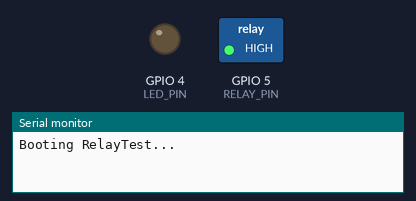
The sketch below on a simulated ESP8266 (NodeMCU). Parts: switched loads named in the sketch (green lamp = pin HIGH), output pins drawn as LEDs (lit = HIGH), the last lines printed to the serial monitor. WiFi joins after 1.5 s; servers stay silent unless stated.

Above: at 0.1 s.
At 2.1 s:
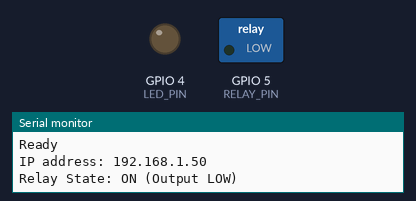
Timing chart, 0 to 3.6 s (numbered marks = the images above):
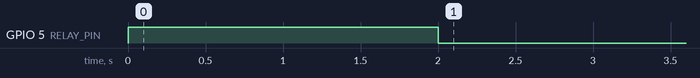

Measured:
- by itself, GPIO 5 (RELAY_PIN): HIGH → LOW at 2.0 s

The sketch:

RelayTest.ino
```cpp
#include <ESP8266WiFi.h>
#include <ESP8266mDNS.h>
#include <WiFiUdp.h>
#include <ArduinoOTA.h>

// --- CONFIG ---
const char* ssid = "Mickey Mouse Club House";
const char* password = "sunnyjax1787";
#define RELAY_PIN 5  // D1
#define LED_PIN 4    // D2 (Onboard LED usually, or external strip)

void setup() {
  Serial.begin(115200);
  Serial.println("Booting RelayTest...");

  pinMode(RELAY_PIN, OUTPUT);
  pinMode(LED_PIN, OUTPUT);
  digitalWrite(RELAY_PIN, HIGH); // Off? (Active Low)

  WiFi.mode(WIFI_STA);
  WiFi.begin(ssid, password);
  while (WiFi.waitForConnectResult() != WL_CONNECTED) {
    Serial.println("Connection Failed! Rebooting...");
    delay(5000);
    ESP.restart();
  }

  // Port defaults to 8266
  // ArduinoOTA.setPort(8266);
  ArduinoOTA.setHostname("relay_test_box");
  ArduinoOTA.setPassword("admin");

  ArduinoOTA.onStart([]() { Serial.println("Start"); });
  ArduinoOTA.onEnd([]() { Serial.println("\nEnd"); });
  ArduinoOTA.onProgress([](unsigned int progress, unsigned int total) {
    Serial.printf("Progress: %u%%\r", (progress / (total / 100)));
  });
  ArduinoOTA.onError([](ota_error_t error) {
    Serial.printf("Error[%u]: ", error);
    if (error == OTA_AUTH_ERROR) Serial.println("Auth Failed");
    else if (error == OTA_BEGIN_ERROR) Serial.println("Begin Failed");
    else if (error == OTA_CONNECT_ERROR) Serial.println("Connect Failed");
    else if (error == OTA_RECEIVE_ERROR) Serial.println("Receive Failed");
    else if (error == OTA_END_ERROR) Serial.println("End Failed");
  });
  ArduinoOTA.begin();
  Serial.println("Ready");
  Serial.print("IP address: ");
  Serial.println(WiFi.localIP());
}

void loop() {
  ArduinoOTA.handle();

  static unsigned long lastToggle = 0;
  if (millis() - lastToggle > 2000) {
    lastToggle = millis();

    // Toggle
    static bool state = false;
    state = !state;

    if (state) {
      // ON (Active Low)
      pinMode(RELAY_PIN, OUTPUT);
      digitalWrite(RELAY_PIN, LOW);
      Serial.println("Relay State: ON (Output LOW)");
    } else {
      // OFF (High Impedance / Open Drain simulation)
      pinMode(RELAY_PIN, INPUT);
      Serial.println("Relay State: OFF (Input/Floating)");
    }
  }
}
```
